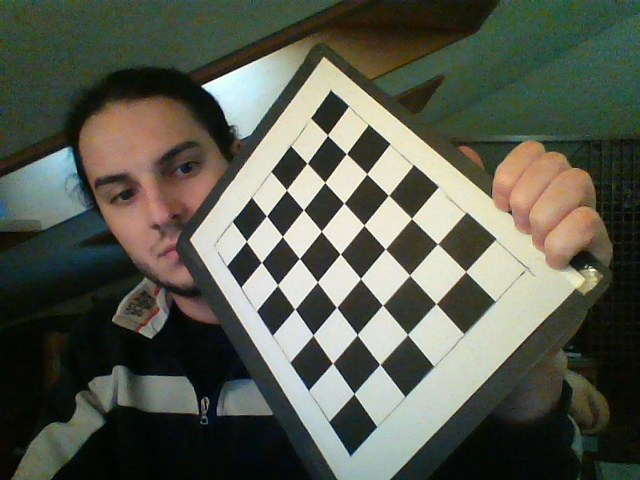
#> input picture images_calib_custom/capture1.jpg, 640 x 480 px; its folder holds only this picture in this run
$ python drawingHelper.py
#> lines starting #> are read from the running program, lines starting #| are printed output that depends on the picture
### Scripts/CameraCalibration.py
# -*- coding: utf-8 -*-
"""
Created on Wed Dec 26 15:14:52 2018

@authors: Marco Zullich and Domagoj Korais
"""

import numpy as np
import cv2
import matplotlib.pyplot as plt
import os
import threading
import time
import queue

def importImagesFolder(path, retList = None):
    '''
    import the whole content of a folder supposedly containing images
    into a new list, or appends it in case an already existing list is passed
    to as an input.
    ---
    * path -> path of the folder
    * retList -> a list to which images are appended to
    ---
    returns retList
    '''
#> called with path = '../images_calib_custom/'
    #strip whitespace and slash from string
    path = path.strip(' ').strip('/')

    #get list of files in given path
    myImagesDirList = os.listdir(path)
    #if no list was passed, create a new one
    if retList == None:
        retList = []

    #append each image in folder to list
    for img in myImagesDirList:
        #convert to RGB for correct matplolit representation
        img_BGR = cv2.imread(path + '/' + img)
#> img_BGR is the input picture: shape (480, 640, 3); mean B, G, R 79.1, 91.7, 88.1
        img_RGB = cv2.cvtColor(img_BGR, cv2.COLOR_BGR2RGB)
        retList.append(img_RGB)

    return retList

def detectAndSaveCheckerboardInList(imgList, checkerboardSize, savePath = None):
    '''
    tries detection of a checkerboard of the specified size in a list of images
    The images are converted in grayscale and the checkerboard detection is
    tried.
    If a savePath is specified, it'll draw the checkerboard and save the images
    there.
    ---
    * imgList -> the list of (BGR) images
    * checkerboardSize -> tuple containing the horizontal and vertical number
      of crossings within the checkerboard
    * savePath -> path where to save the images with the checkerboard drawn
    ---
    returns
    * a list of BGR images with the checkerboards drawn (where detected)
    * the list of object points
    * the list of image points
    * a list of booleans indicating whether the desired pattern (checkerboard
      of specified size) was found within the corresponding image in imgList
    '''

    if savePath != None:
        savePath = savePath.strip(' ').strip('/')
        if not os.path.isdir(savePath):
            os.mkdir(savePath)

    criteria = (cv2.TERM_CRITERIA_EPS + cv2.TERM_CRITERIA_MAX_ITER, 30, 0.001)

    # prepare object points in 3D
    objp = np.zeros((checkerboardSize[0]*checkerboardSize[1],3), np.float32)
    objp[:,:2] = np.mgrid[0:checkerboardSize[0],0:checkerboardSize[1]].T.reshape(-1,2)

    objpoints = [] # 3d point in real world space
    imgpoints = [] # 2d points in image plane.

    imgList_gray = [cv2.cvtColor(x, cv2.COLOR_BGR2GRAY) for x in imgList]

	#Prepare lists where return values will be stored into
    checkerBoardImages = [] #list of images with checkerboard drawn
    checkerboardFound = [] #list of bools, determining if pattern found in images

	#loop through all images
    for i in range(len(imgList)):
        ret, corners = cv2.findChessboardCorners(imgList_gray[i],
                                                 checkerboardSize, None)
        checkerboardFound.append(ret)

        if ret: #if checkerboard found within current image
            objpoints.append(objp) #append 3D points

			#refine intersections location within current image
			#TODO change window size
            corners2 = cv2.cornerSubPix(imgList_gray[i] ,corners,
                                        checkerboardSize,(-1,-1),
                                        criteria)
			#adds refined 2D coordinates to imgpoints list
            imgpoints.append(corners2)

			#copy image (not to overwrite it)
            img = np.copy(imgList[i])

			#draw chessboard corners on copied image
            cv2.drawChessboardCorners(img, checkerboardSize, corners2, ret)

			#if a savePath was specified, save image
            if savePath != None:
                cv2.imwrite(savePath + '/checker_' + str(i) + '.jpg', img)

            checkerBoardImages.append(img)

    return checkerBoardImages, objpoints, imgpoints, checkerboardFound

# [28 lines left out: function getCheckerboardSize, not called in this run]

def calibrateCamera(objpoints, imgpoints, imgSize, considerRadialDistortion, fisheye=False):
    '''
    wrapper over cv2.calibrateCamera to render it more comprehensible wrt the
    subjects which were studied during lectures; in particular, it simplifies
    all the complicated structure of flags which are used in cv2's method
    in order to limit it to a bool over radial distortion.
    ---
    * objpoints -> list of 3-D object points corresponding to the checkerboard
      intersections (one array for each image)
    * imgpoints -> list of corresponding 2-D within the image (one array for
      each image)
    * imgSize -> tuple containing the (common) size of all images
    * considerRadialDistortion -> boolean indicating whether radial distortion
      has to be considered during the calibration
          True means that a simplified model considering only the parameters
          k1, k2 will be employed
    ---
    returns the same objects returned by cv2's method:
    * ret -> error (average of average L-2 norm on reprojected vs image points)
    * mtx -> K (intrinsics matrix)
    * dist -> distortion coefficients
    * rvecs -> rotation matrices (extrinsics) - one for each calibration image
    * tvecs -> translation vector (extrinsics) - one for each calibration image
    '''
    distCoeffs = None
    flags= cv2.CALIB_ZERO_TANGENT_DIST
    criteria = (cv2.TERM_CRITERIA_EPS + cv2.TERM_CRITERIA_MAX_ITER, 100, 0.0001)
    if not considerRadialDistortion:

        flags += cv2.CALIB_FIX_K1 + \
                 cv2.CALIB_FIX_K2 + cv2.CALIB_FIX_K3

    if fisheye:
        flags += cv2.CALIB_RATIONAL_MODEL
        #flags += cv2.CALIB_FIX_K3

    ret, mtx, dist, rvecs, tvecs = \
        cv2.calibrateCamera(objpoints, imgpoints, imgSize, None,
                            distCoeffs = distCoeffs, flags = flags,criteria=criteria)

    return ret, mtx, dist, rvecs, tvecs


def computeReprojectionError(imgpoints, objpoints, rvecs, tvecs, K, dist):
    '''
    computes reprojection error given a 2-D image points, the corresponding 3-D
    object point related to the same checker-board intersections and the values
    of the intrinsics, extrinsics and the distortion coefficients
    ---
    * imgpoint -> list of array of points corresponding to the checkerboard inter-
      sections (2-dimensional) for one single calibration image
    * objpoint -> list of array of object points (3-dimensional)
    * rvec -> rotation matrices for the projections
    * tvec -> translation vectors for the projections
    * K -> intrinsics matrix of camera
    * dist -> vector containing distortion coefficients (k1, k2, p1, p2, k3)
    ---
    returns
    * errs -> list containig the total geometric residual for each calibration
      image
    * projPoints -> list containing the set of reprojected points (an array for
      each of the calibration images)
    '''
    errs = [None]*len(imgpoints)
    projPoints = [None]*len(imgpoints)

    for i in range(len(imgpoints)):

        reprojected, _ = cv2.projectPoints(objpoints[i], rvecs[i], tvecs[i],
                                           K, dist)
        errs[i] = np.sum((imgpoints[i] - reprojected)**2)
        projPoints[i] = reprojected
    return errs, projPoints

# [263 lines left out: functions _shootFromActiveWebcam, _shootContinuouslyFromActiveWebcamAndAddToList, _detectCheckerAndCalibrate, _calibrateContinuously, calibrateLive, not called in this run]


#K, dist, rvecs, tvecs, errStats, imgpoints, objpoints, picsList = calibrateLive((7,5), maxTime = 30, verbose = True)


### Scripts/drawingHelper.py
# -*- coding: utf-8 -*-
"""
Created on Sun Dec 30 20:28:49 2018

@author: Marco Zullich and Domagoj Korais

add comments to functions
"""

import numpy as np
import cv2
import numbers
import CameraCalibration as cc
import matplotlib.pyplot as plt

# [134 lines left out: functions draw_solid, imshow, not called in this run]

if __name__ == "__main__":
    imgs = cc.importImagesFolder('../images_calib_custom/')
#> imgs = 1 item
    checkerboardSize = (7,5)
    imgs_check, objpoints, imgpoints, flags = cc.detectAndSaveCheckerboardInList(imgs, checkerboardSize)
#> the loop in detectAndSaveCheckerboardInList, `for i in range(len(imgList)):` made 1 pass
#> ret on pass 1: True
#> after the loop in detectAndSaveCheckerboardInList, `for i in range(len(imgList)):`:
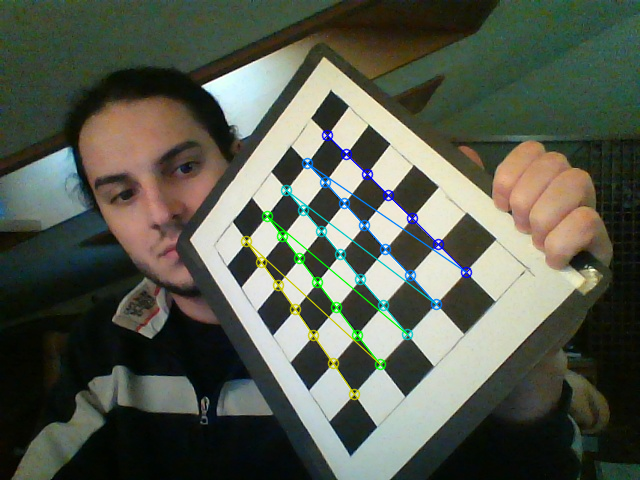
#> img: shape (480, 640, 3); mean R, G, B 86.7, 91.9, 79
#> after the loop in detectAndSaveCheckerboardInList, `for i in range(len(imgList)):`: checkerboardFound = [True]; imgpoints = 1 item
#> imgs_check = 1 item; objpoints = 1 item; imgpoints = 1 item; flags = [True]

    ret, mtx, dist, rvecs, tvecs = cc.calibrateCamera(objpoints, imgpoints, imgs_check[0].shape[0:2], True)
#> in calibrateCamera, `flags= cv2.CALIB_ZERO_TANGENT_DIST`: flags = 8
#> in calibrateCamera, `criteria = (cv2.TERM_CRITERIA_EPS + cv2.TERM_CRITERIA_MAX_ITER, 100, 0..`: criteria = (3, 100, 0.0001)
#> in calibrateCamera, `ret, mtx, dist, rvecs, tvecs = \ cv2.calibrateCamera(objpoints, imgpoi..`: ret = 0.296; mtx = [[612.4, 0, 271.2], [0, 643.4, 254.1], [0, 0, 1]]; dist = [[-0.651, 12.14, 0, 0, -58.9]]; rvecs = ([0.0142, 0.768, 0.754],); tvecs = ([1.69, -3.35, 17.98],)
#> ret = 0.296; mtx = [[612.4, 0, 271.2], [0, 643.4, 254.1], [0, 0, 1]]; dist = [[-0.651, 12.14, 0, 0, -58.9]]; rvecs = ([0.0142, 0.768, 0.754],); tvecs = ([1.69, -3.35, 17.98],)

    repError_dist, projPoints_dist = cc.computeReprojectionError(imgpoints, objpoints, rvecs,
                        tvecs, mtx, dist)
#> in computeReprojectionError, `errs = [None]*len(imgpoints)`: errs = 1 item
#> the loop in computeReprojectionError, `for i in range(len(imgpoints)): ` made 1 pass
#> after the loop in computeReprojectionError, `for i in range(len(imgpoints)):`: errs = [3.06]
#> repError_dist = [3.06]; projPoints_dist = 1 item

    img_ind = 4

#> (the run stopped early here; a loop or call above may not have finished)

$ run again, on images_calib_custom/capture13.jpg
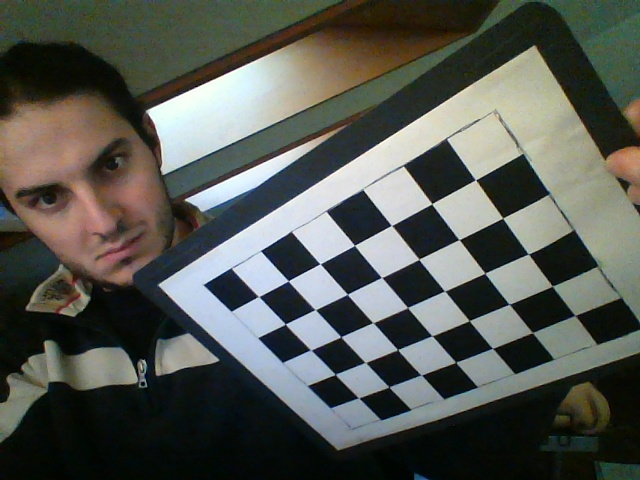
#> input picture images_calib_custom/capture13.jpg, 640 x 480 px
#> in importImagesFolder, img_BGR is the input picture: shape (480, 640, 3); mean B, G, R 82.1, 88.3, 85.4
#> imgs = 1 item
#> the loop in detectAndSaveCheckerboardInList, `for i in range(len(imgList)):` made 1 pass
#> ret on pass 1: True
#> after the loop in detectAndSaveCheckerboardInList, `for i in range(len(imgList)):`:
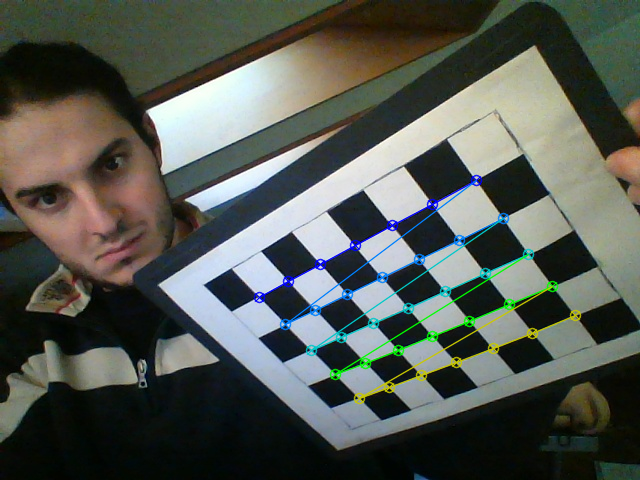
#> img: shape (480, 640, 3); mean R, G, B 84.4, 89.1, 82.3
#> after the loop in detectAndSaveCheckerboardInList, `for i in range(len(imgList)):`: checkerboardFound = [True]; imgpoints = 1 item
#> `imgs_check, objpoints, imgpoints, flags = cc.detectAndSaveCheckerboard..`: flags = [True]
#> in calibrateCamera, `flags= cv2.CALIB_ZERO_TANGENT_DIST`: flags = 8
#> criteria = (3, 100, 0.0001)
#> in calibrateCamera, `ret, mtx, dist, rvecs, tvecs = \ cv2.calibrateCamera(objpoints, imgpoi..`: ret = 0.421; mtx = [[926.9, 0, 221.5], [0, 2334.4, 644.7], [0, 0, 1]]; dist = [[0.486, -2.84, 0, 0, 9.65]]; rvecs = ([1.29, 0.655, -0.589],); tvecs = ([0.912, -3.44, 23.25],)
#> `ret, mtx, dist, rvecs, tvecs = cc.calibrateCamera(objpoints, imgpoints..`: ret = 0.421; mtx = [[926.9, 0, 221.5], [0, 2334.4, 644.7], [0, 0, 1]]; dist = [[0.486, -2.84, 0, 0, 9.65]]; rvecs = ([1.29, 0.655, -0.589],); tvecs = ([0.912, -3.44, 23.25],)
#> in computeReprojectionError, `errs = [None]*len(imgpoints)`: errs = 1 item
#> the loop in computeReprojectionError, `for i in range(len(imgpoints)): ` made 1 pass
#> after the loop in computeReprojectionError, `for i in range(len(imgpoints)):`: errs = [6.22]
#> projPoints_dist = 1 item

$ run again, on images_calib_custom/capture14.jpg
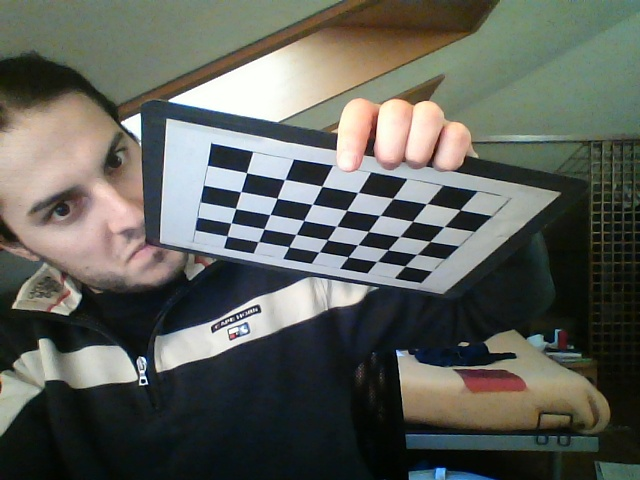
#> input picture images_calib_custom/capture14.jpg, 640 x 480 px
#> in importImagesFolder, img_BGR is the input picture: shape (480, 640, 3); mean B, G, R 89.7, 96.5, 94
#> imgs = 1 item
#> the loop in detectAndSaveCheckerboardInList, `for i in range(len(imgList)):` made 1 pass
#> ret on pass 1: True
#> after the loop in detectAndSaveCheckerboardInList, `for i in range(len(imgList)):`:
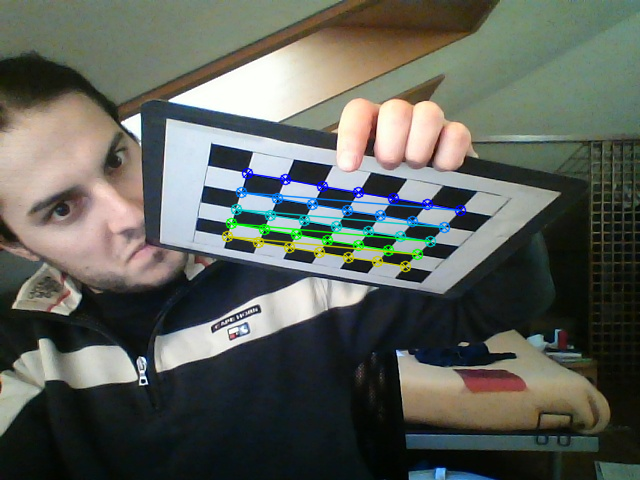
#> img: shape (480, 640, 3); mean R, G, B 93, 97, 89.7
#> after the loop in detectAndSaveCheckerboardInList, `for i in range(len(imgList)):`: checkerboardFound = [True]; imgpoints = 1 item
#> `imgs_check, objpoints, imgpoints, flags = cc.detectAndSaveCheckerboard..`: flags = [True]
#> in calibrateCamera, `flags= cv2.CALIB_ZERO_TANGENT_DIST`: flags = 8
#> criteria = (3, 100, 0.0001)
#> in calibrateCamera, `ret, mtx, dist, rvecs, tvecs = \ cv2.calibrateCamera(objpoints, imgpoi..`: ret = 0.495; mtx = [[792.4, 0, 294.4], [0, 1509.2, 778.1], [0, 0, 1]]; dist = [[-2.09, 9.32, 0, 0, -13.27]]; rvecs = ([1.75, -0.176, 0.193],); tvecs = ([-1.23, -8.22, 17.39],)
#> `ret, mtx, dist, rvecs, tvecs = cc.calibrateCamera(objpoints, imgpoints..`: ret = 0.495; mtx = [[792.4, 0, 294.4], [0, 1509.2, 778.1], [0, 0, 1]]; dist = [[-2.09, 9.32, 0, 0, -13.27]]; rvecs = ([1.75, -0.176, 0.193],); tvecs = ([-1.23, -8.22, 17.39],)
#> in computeReprojectionError, `errs = [None]*len(imgpoints)`: errs = 1 item
#> the loop in computeReprojectionError, `for i in range(len(imgpoints)): ` made 1 pass
#> after the loop in computeReprojectionError, `for i in range(len(imgpoints)):`: errs = [8.57]
#> projPoints_dist = 1 item

$ run again, on images_calib_custom/capture10.jpg
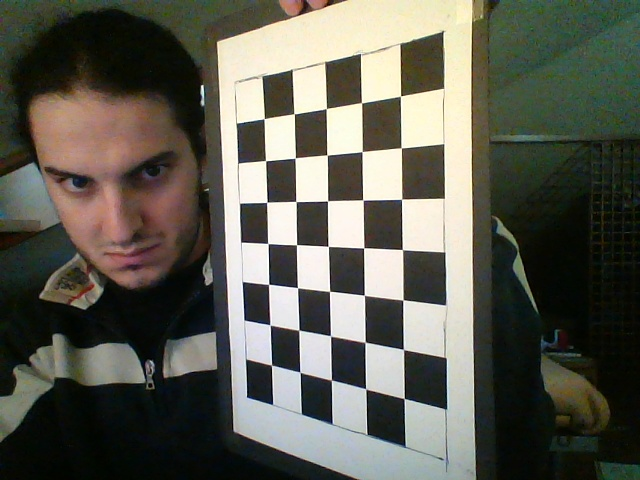
#> input picture images_calib_custom/capture10.jpg, 640 x 480 px
#> in importImagesFolder, img_BGR is the input picture: shape (480, 640, 3); mean B, G, R 83.1, 93.6, 94.1
#> imgs = 1 item
#> the loop in detectAndSaveCheckerboardInList, `for i in range(len(imgList)):` made 1 pass
#> ret on pass 1: True
#> after the loop in detectAndSaveCheckerboardInList, `for i in range(len(imgList)):`:
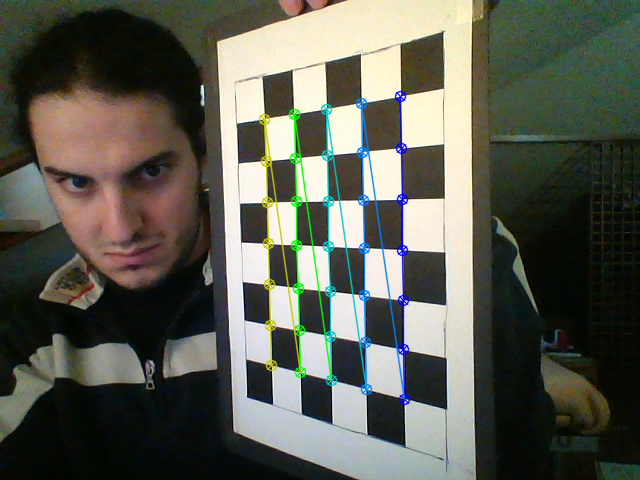
#> img: shape (480, 640, 3); mean R, G, B 92, 93.7, 82.9
#> after the loop in detectAndSaveCheckerboardInList, `for i in range(len(imgList)):`: checkerboardFound = [True]; imgpoints = 1 item
#> `imgs_check, objpoints, imgpoints, flags = cc.detectAndSaveCheckerboard..`: flags = [True]
#> in calibrateCamera, `flags= cv2.CALIB_ZERO_TANGENT_DIST`: flags = 8
#> criteria = (3, 100, 0.0001)
#> in calibrateCamera, `ret, mtx, dist, rvecs, tvecs = \ cv2.calibrateCamera(objpoints, imgpoi..`: ret = 0.278; mtx = [[2054.8, 0, 169.4], [0, 866.2, 290.1], [0, 0, 1]]; dist = [[0.0476, -0.063, 0, 0, -4.48]]; rvecs = ([1.11, 0.972, 1.36],); tvecs = ([1.91, -3.79, 16.97],)
#> `ret, mtx, dist, rvecs, tvecs = cc.calibrateCamera(objpoints, imgpoints..`: ret = 0.278; mtx = [[2054.8, 0, 169.4], [0, 866.2, 290.1], [0, 0, 1]]; dist = [[0.0476, -0.063, 0, 0, -4.48]]; rvecs = ([1.11, 0.972, 1.36],); tvecs = ([1.91, -3.79, 16.97],)
#> in computeReprojectionError, `errs = [None]*len(imgpoints)`: errs = 1 item
#> the loop in computeReprojectionError, `for i in range(len(imgpoints)): ` made 1 pass
#> after the loop in computeReprojectionError, `for i in range(len(imgpoints)):`: errs = [2.71]
#> projPoints_dist = 1 item
